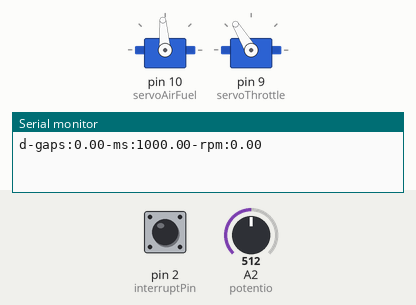
Simulated run of this sketch. Board: Arduino Uno, built with avr-gcc and run on an emulated ATmega328P. Shown: 2 × servo, the last lines printed to the serial monitor. The inputs (shaded band) are chosen by the test bench; at power-on: A2 (potentio) = 512, pin 2 (interruptPin) HIGH.

Above: at 4.2 s.
4.3 s: A2 (potentio) set to 306
At 6.2 s:
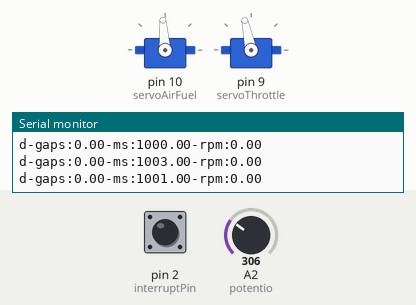
6.5 s: A2 (potentio) set to 0
At 7.9 s:
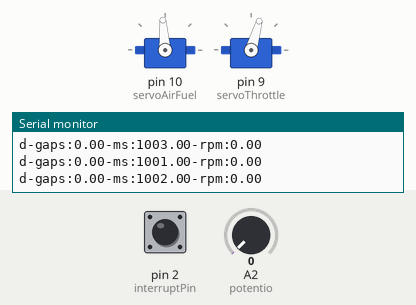
8.5 s: A2 (potentio) set to 900
At 9.6 s:
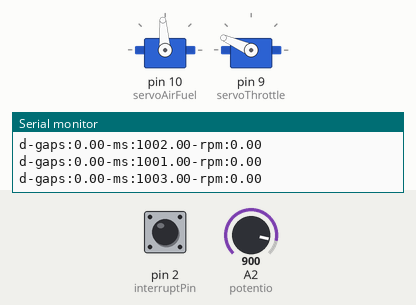
10.5 s: A2 (potentio) set to 1023
At 12.2 s:
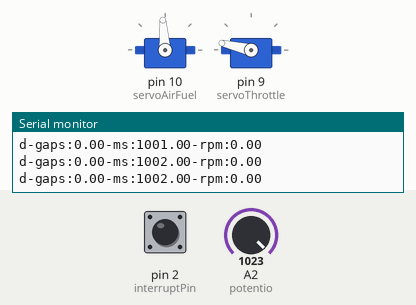
12.5 s: A2 (potentio) set to 511
At 14.1 s:
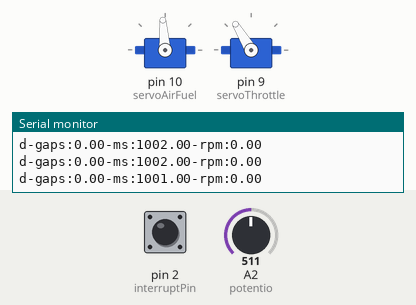
Timing chart, 0 to 15.5 s (numbered marks = the images above; inputs shaded):
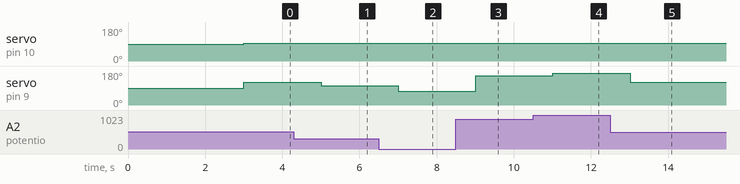

The sketch:

rpm_meter.ino
```cpp
#include <Servo.h>
Servo servoAf;
Servo servoT;
#define potentio A2
#define servoAirFuel 10
#define servoThrottle 9
#define o2 A0
#define rpmMeter A1

#define OPENED 1670 //was 870
#define CLOSED 870 //was 1670
#define HOLD_MIN 1080
#define HOLD_MAX 1220
#define NUMBEROFGAPS 16.0f
#define MINMILLISECONDSPERGAP 0.83f

int angle,potval=0;
int openValue=0;
int closeValue=0;
int actualValue,targetValue=0;
int inertia=16;// change this parrameter. Higher the value, the slower the servo rotation speed
int rpmValue = 0;
float lastNow = 0.0f;
float now = 0.0f;
float millisecondsElapsed = 0.0f;
int rpmLastState = 0;
float rpmResult = 0.0f;
int rpmCount = 0;
const byte interruptPin = 2;
volatile unsigned int gapCounter = 0;
float gapCount = 0.0f;
float lastGapMillis = 0.0f;

void setup()
{
  Serial.begin(115200);
  pinMode(potentio,INPUT);
  // pinMode(o2,INPUT);
  servoAf.attach(servoAirFuel);
  servoT.attach(servoThrottle);

  pinMode(rpmMeter, INPUT);
  pinMode(interruptPin, INPUT_PULLUP);
  attachInterrupt(digitalPinToInterrupt(interruptPin), onGapSignal, RISING); // 198 - 196

  delay(3000);
  rpmCount = 0;

  servoAf.writeMicroseconds(1512); // sets air/fuel to 50%
  lastNow = millis();
  lastGapMillis = millis();
  now = lastNow;
  gapCounter = 0;
}

void onGapSignal()
{
  //float n = millis();
  //if ((n - lastGapMillis) < MINMILLISECONDSPERGAP) return;7

  gapCounter++;
  //lastGapMillis = n;
}

void loop()
{
  potval=analogRead(potentio);
  angle=map(potval,0,1024,1308,2268);
  servoT.writeMicroseconds(angle);

  delay(1000);

  now = millis();
  millisecondsElapsed = now - lastNow;
  gapCount = gapCounter;
  lastNow = now;
  gapCounter = 0;

  rpmResult = (60.0f * (gapCount * (100000.0f / millisecondsElapsed))) / NUMBEROFGAPS;

  //rpmCount++;
  //if (rpmCount > 0)
  //{
    //rpmCount = 0;
    Serial.print("d-gaps:");
    Serial.print(gapCount);
    Serial.print("-ms:");
    Serial.print(millisecondsElapsed);
    Serial.print("-rpm:");
    Serial.println(rpmResult / 100);
  //}
} //189 - 192
```

Measured:
- after the input at 4.3 s, servo on pin 9 (servoThrottle): 121° → 102° after 0.70 s
- after the input at 6.5 s, servo on pin 9 (servoThrottle): 102° → 74° after 0.51 s
- after the input at 8.5 s, servo on pin 9 (servoThrottle): 74° → 156° after 0.51 s
- after the input at 10.5 s, servo on pin 9 (servoThrottle): 156° → 167° after 0.52 s
- after the input at 12.5 s, servo on pin 9 (servoThrottle): 167° → 121° after 0.52 s
